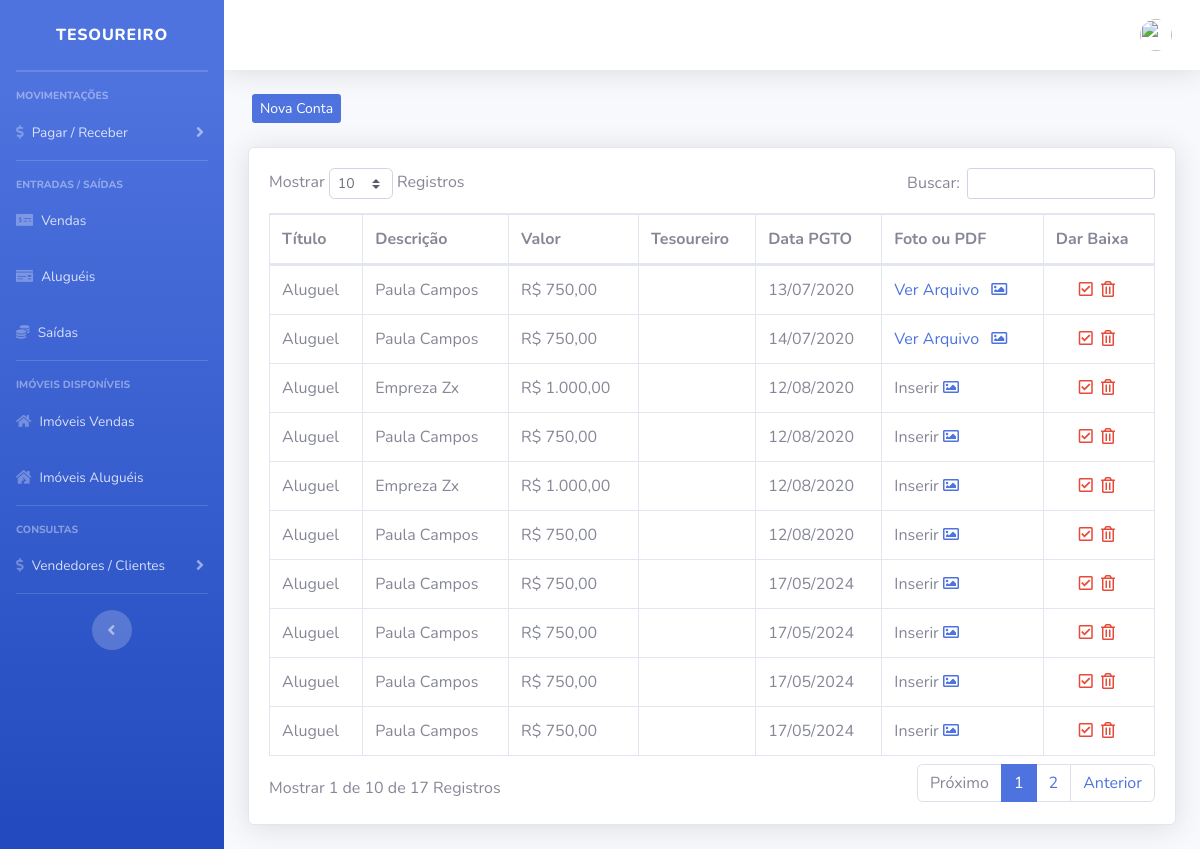
/imobiliaria/sistema/painel-tesouraria/index.php?pag=pagar, run on the app's committed database.
### tables this page shows
CREATE TABLE `contas_pagar` (
  `id` int(11) NOT NULL,
  `valor` decimal(10,2) NOT NULL,
  `titulo` varchar(30) NOT NULL,
  `descricao` varchar(40) NOT NULL,
  `pago` varchar(5) NOT NULL,
  `tesoureiro` varchar(20) DEFAULT NULL,
  `data` date NOT NULL,
  `foto` varchar(150) DEFAULT NULL
);

### imobiliaria/sistema/painel-tesouraria/pagar.php (the view, shortened to what this page needs)
<?php
include_once("../../conexao.php");
$pag = "pagar";
$dataHoje = Date('Y-m-d');
?>
<div class="row mt-4 mb-4">
    <a type="button" class="btn-primary btn-sm ml-3 d-none d-md-block" href="index.php?pag=<?php echo $pag ?>&funcao=novo">Nova Conta</a>
</div>
<div class="card shadow mb-4">
    <div class="card-body">
        <div class="table-responsive">
            <table class="table table-bordered" id="dataTable" width="100%" cellspacing="0">
                <thead>
                    <tr>
                        <th>Título</th>
                        <th>Descrição</th>
                        <th>Valor</th>
                        <th>Tesoureiro</th>
                        <th>Data PGTO</th>
                        <th>Foto ou PDF</th>
                        <th>Dar Baixa</th>
                    </tr>
                </thead>
                <tbody>
                      <?php
                  $query = $pdo->query("SELECT * FROM contas_pagar where pago = 'Não' order by data asc ");
                  $res = $query->fetchAll(PDO::FETCH_ASSOC);
                  for ($i=0; $i < count($res); $i++) {
                      $id = $res[$i]['id'];
                      $titulo = $res[$i]['titulo'];
                      $valor = $res[$i]['valor'];
                      $descricao = $res[$i]['descricao'];
                      $dataPgto = $res[$i]['data'];
                      $foto = $res[$i]['foto'];
                      $dataPgto = implode('/', array_reverse(explode('-', $dataPgto)));
                      $valor = number_format($valor, 2, ',', '.');
                      if ($dataPgto < $dataHoje) {
                                    $classe = "text-danger";
                                } else {
                                    $classe = "text-success";
                                }
                      ?>
                    <tr>
                        <td><?php echo $titulo ?></td>
                        <td><?php echo $descricao ?></td>
                        <td>R$ <?php echo $valor ?></td>
                        <td><?php echo @$nomeTesoureiro ?></td>
                        <td><?php echo $dataPgto ?></td>
                        <td>
                            <?php
                            if($foto != null && $foto!=""){ ?>
                            <a href="../img/contas/<?php echo $foto ?>" target="_blank" class="mr-2">Ver Arquivo</a>
                            <?php }else{ ?>
                            Inserir
                             <?php } ?>
                            <a href="index.php?pag=<?php echo $pag ?>&funcao=foto&id=<?php echo $id ?>" class='text-primary mr-1' title='Inserir Foto ou PDF'><i class='far fa-image'></i></a>
                        </td>
                        <td align="center">
                            <a href="index.php?pag=<?php echo $pag ?>&funcao=baixa&id=<?php echo $id ?>&valor=<?php echo $valor ?>" class='<?php echo $classe ?> mr-1' title='Dar Baixa'><i class='far fa-check-square'></i></a>
                             <?php if($res[$i]['pago'] != 'Sim' ){ ?>
                             <a href="index.php?pag=<?php echo $pag ?>&funcao=excluir&id=<?php echo $id ?>" class='text-danger mr-1' title='Excluir Registro'><i class='far fa-trash-alt'></i></a>
                            <?php } ?>
                        </td>
                    </tr>
                   <?php } ?>
                </tbody>
            </table>
        </div>
    </div>
</div>

### data on the page
contas_pagar: titulo "Aluguel", descricao "Paula Campos", valor "750,00", data "13/07/2020"
contas_pagar: titulo "Aluguel", descricao "Paula Campos", valor "750,00", data "14/07/2020"
contas_pagar: titulo "Aluguel", descricao "Empreza Zx", valor "1.000,00", data "12/08/2020", shows "Inserir"
contas_pagar: titulo "Aluguel", descricao "Paula Campos", valor "750,00", data "12/08/2020", shows "Inserir"
contas_pagar: titulo "Aluguel", descricao "Empreza Zx", valor "1.000,00", data "12/08/2020", shows "Inserir"
contas_pagar: titulo "Aluguel", descricao "Paula Campos", valor "750,00", data "12/08/2020", shows "Inserir"
contas_pagar: titulo "Aluguel", descricao "Paula Campos", valor "750,00", data "17/05/2024", shows "Inserir"
contas_pagar: titulo "Aluguel", descricao "Paula Campos", valor "750,00", data "17/05/2024", shows "Inserir"
contas_pagar: titulo "Aluguel", descricao "Paula Campos", valor "750,00", data "17/05/2024", shows "Inserir"
contas_pagar: titulo "Aluguel", descricao "Paula Campos", valor "750,00", data "17/05/2024", shows "Inserir"
